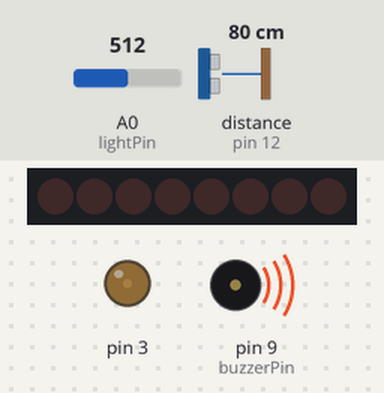
A sketch run on a simulated Arduino Uno, built with avr-gcc and run on an emulated ATmega328P. Shown: 8 shift-register outputs drawn as a row of LEDs (first output left, lit = HIGH), output pins drawn as LEDs (lit = HIGH), buzzer (waves = sounding). Wiring (inferred from the names in the program): shift register (74HC595): data pin 6; shift clock pin 11. Wiring (inferred from the signals the program sends): row of LEDs: on Q0, Q1, Q2, Q3, Q4, Q5, Q6, Q7. Inputs (shaded band) come from the test bench; at power-on: distance to the obstacle (sensor on pin 12) 80 cm, A0 (lightPin) = 512. The echo pulse lasts 58.3 µs per cm; pins used as bus, display or sensor lines are not drawn.

Above: at 1.2 s.
1.3 s: distance to the obstacle (sensor on pin 12) set to 62 cm
At 2.6 s:
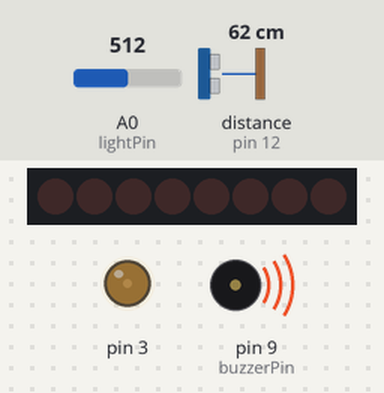
2.9 s: distance to the obstacle (sensor on pin 12) set to 52 cm
At 4.3 s:
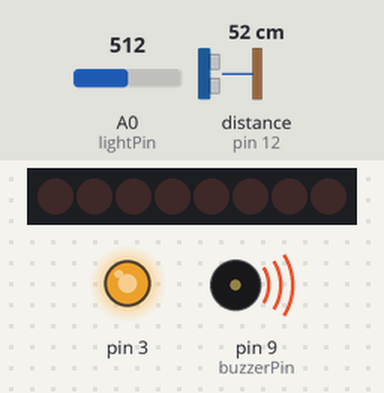
Timing chart, 0 to 5.9 s (numbered marks = the images above; inputs shaded):
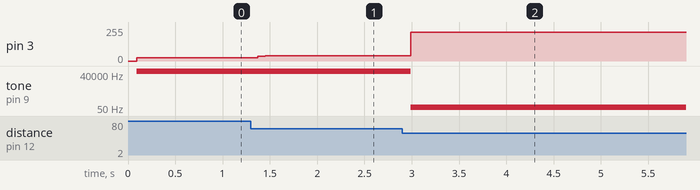

The sketch:

datasmoothingultrasonic.ino
```cpp
/*
Adafruit Arduino - Lesson 9. Light sensing
Tutorial for Ultrasonic: https://randomnerdtutorials.com/complete-guide-for-ultrasonic-sensor-hc-sr04/
*/

int lightPin = 0;
int latchPin = 5;
int clockPin = 6;
int dataPin = 4;
int triggerPin = 11;
int echoPin = 12;
int buzzerPin = 9;

int leds = 0;

void setup()
{
  pinMode(latchPin, OUTPUT);
  pinMode(dataPin, OUTPUT);
  pinMode(clockPin, OUTPUT);
  pinMode(triggerPin, OUTPUT);
  pinMode(echoPin, INPUT);
  pinMode(buzzerPin, OUTPUT);
  Serial.begin(9600);
}

void loop()
{
  int durationtoav = 0;
  for (int i = 0; i<10; i++){
    digitalWrite(triggerPin, LOW);
    delay(2);
    digitalWrite(triggerPin, HIGH);
    delay(2);
    digitalWrite(triggerPin, LOW);

    int ultraduration = pulseIn(echoPin, HIGH);
    durationtoav += ultraduration;
  }

  float ultradurationaverage = durationtoav/10;
  int reading  = analogRead(lightPin);
   int numLEDSLit = reading / 57;  //1023 / 9 / 2
   if (numLEDSLit > 8) numLEDSLit = 8;
   leds = 0;   // no LEDs lit to start
   for (int i = 0; i < numLEDSLit; i++)    {
      leds = leds + (1 << i);  // sets the i'th bit
    }
    setBrightness((ultradurationaverage/74));
    tone(buzzerPin, ultradurationaverage/50);
    updateShiftRegister();
}


void setBrightness(byte brightness){
  analogWrite(3, 255-brightness);
}

void updateShiftRegister()
{
   digitalWrite(latchPin, LOW);
   shiftOut(dataPin, clockPin, LSBFIRST, leds);
   digitalWrite(latchPin, HIGH);
}
```

Measured:
- the behaviour switches between 57 and 56 cm on distance to the obstacle (sensor on pin 12) (found by bisection; images 1 and 2)
- after the input at 1.3 s, pin 3: 24/255 → 35/255 after 0.07 s, → 38/255 0.08 s later; tone on pin 9 (buzzerPin): 65499 Hz → 65482 Hz after 0.07 s, → 65478 Hz 0.08 s later
- after the input at 2.9 s, pin 3: 38/255 → 40/255 at once, → 215/255 0.08 s later; tone on pin 9 (buzzerPin): 65478 Hz → 65475 Hz at once, → 60 Hz 0.08 s later
